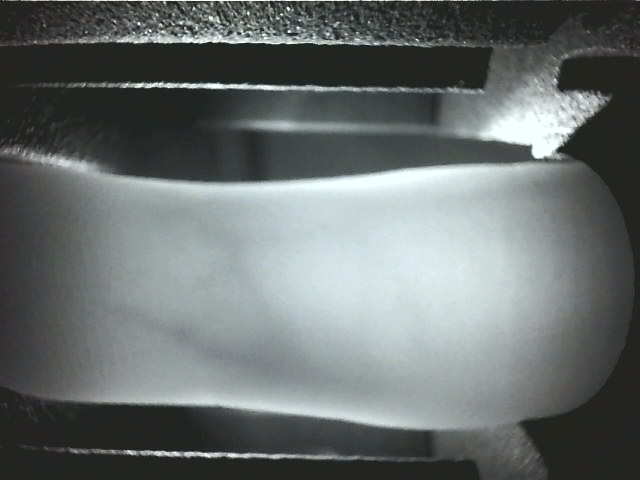
#> input picture finger vein/1/1.bmp, 640 x 480 px
$ python -i pre_process_finger.py   (imports and definitions only)
#> lines starting #> are read from the running program, lines starting #| are printed output that depends on the picture; after the words box and inside, x2 and y2 are one past the last pixel; in counts of white or black regions, pixels touching at a corner belong together
import cv2
import os
import matplotlib.pyplot as plt
import numpy as np
from cv2_util import draw_reticle
import gc

IMAGE_WIDTH = 640
IMAGE_HEIGHT = 480

# 该函数用于获取当前目录下的所有图片路径
# [20 lines left out: functions get_all_files, get_center_pixel_value, not called in this run]

# 该函数用于提取roi区域
def get_finger_vein_roi(img,draw_enable=False):
    # get_center_pixel_value(img)
    # 二值化处理
#> called with draw_enable = False
    _, binary = cv2.threshold(img, 110, 255, cv2.THRESH_BINARY + cv2.THRESH_OTSU)
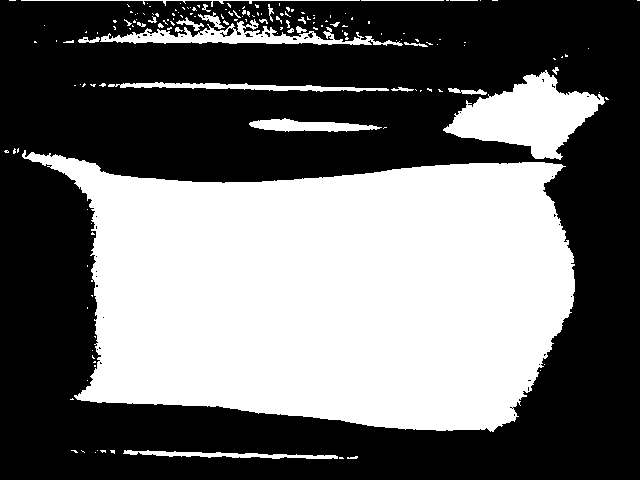
#> binary: shape (480, 640); 42% white; 165 white regions (136 under 20 px), largest, box (x1, y1, x2, y2) and area: (22, 150, 575, 432) 113767, (443, 70, 605, 160) 7281, (100, 19, 403, 46) 2686
    # 进行腐蚀和膨胀操作
    kernel = np.ones((5, 5), np.uint8)
    binary = cv2.erode(binary, kernel, iterations=1)
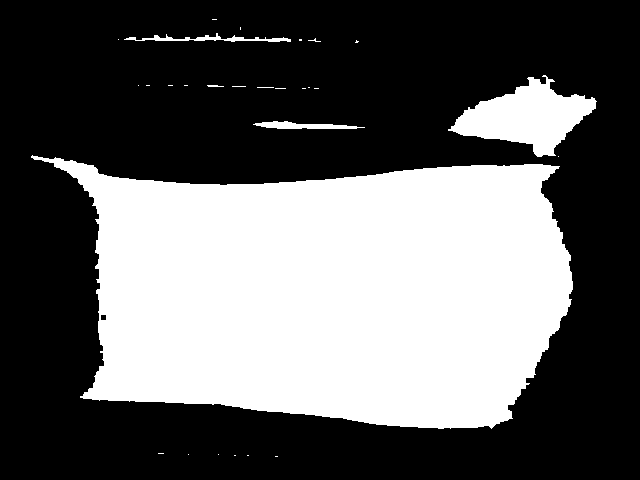
#> binary: shape (480, 640); 38% white; 28 white regions (23 under 20 px), largest, box (x1, y1, x2, y2) and area: (31, 155, 573, 429) 109528, (448, 75, 597, 157) 6045, (253, 121, 365, 129) 521, (124, 33, 291, 42) 514, (207, 85, 224, 87) 27
    binary = cv2.dilate(binary, kernel, iterations=1)
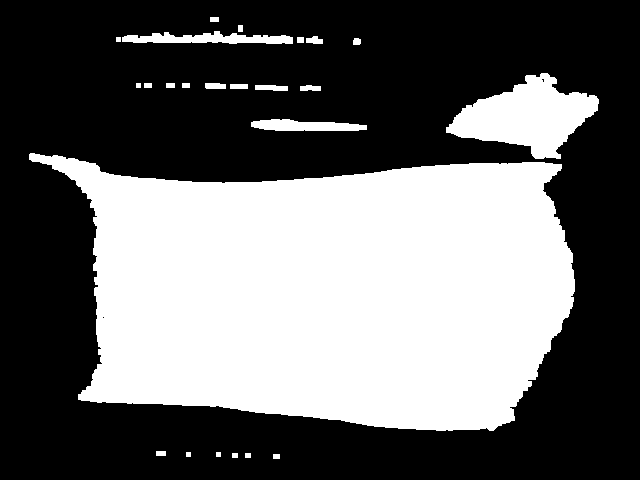
#> binary: shape (480, 640); 40.3% white; 24 white regions

    # binary = cv2.imread(binary_path, cv2.IMREAD_GRAYSCALE)
    # 找轮廓
    contours, hierarchy = cv2.findContours(binary, cv2.RETR_EXTERNAL, cv2.CHAIN_APPROX_SIMPLE)
#> contours = 24 contours, 4 with area under 20; largest, box (x1, y1, x2, y2) and area: (29, 153, 575, 431) 112516, (446, 73, 599, 159) 6910, (122, 31, 293, 44) 1170, (251, 119, 367, 131) 905, (255, 85, 288, 91) 131
    contours_area = []
    for contour in contours:
        # 获取轮廓的面积
        contours_area.append(cv2.contourArea(contour))
#> this loop made 24 passes
#> contour on passes 1, 2, 3, 4, 5, 6, 11, 13, 14, 15, 16, 19: [[273, 454], [273, 458], [279, 458], [279, 454]], [[245, 453], [245, 457], [250, 457], [250, 453]], [[232, 453], [232, 457], [237, 457], [237, 453]], [[216, 452], [216, 456], [220, 456], [220, 452]], [[186, 452], [186, 456], [190, 456], [190, 452]], [[156, 451], [156, 455], [165, 455], [165, 451]], [[230, 84], [230, 88], [247, 88], [247, 84]], [[182, 83], [182, 87], [189, 87], [189, 83]], [[166, 83], [166, 87], [174, 87], [174, 83]], [[144, 83], [144, 87], [151, 87], [151, 83]], [[136, 83], [136, 87], [140, 87], [140, 83]], [[297, 37], [297, 42], [303, 42], [303, 37]]
#> after the loop, contours_area = [24, 20, 20, 16, 16, 36, 112515.5, 905, 82, 131, 68, 94, 28, 32, 28, 16, 6909.5, 38.5, 30, 16, 79, 1169.5, 24, 32]
    # print(contours_area)
    max_contour_index = np.argmax(contours_area)
#> max_contour_index = 6
    # 找到外接矩形
    rect = cv2.boundingRect(contours[max_contour_index])
#> rect = (29, 153, 546, 278)
    # 绘制
    M = cv2.moments(contours[max_contour_index])
#> M = moments, m00 112515.5, centre m10/m00, m01/m00 = (329.1, 291.9)
    center_x = int(M['m10'] / M['m00'])
#> center_x = 329
    center_y = int(M['m01'] / M['m00'])
#> center_y = 291
    left_x = rect[0]
#> left_x = 29
    right_x = rect[0] + rect[2]
#> right_x = 575
    rect_center = (rect[0] + int(rect[2]/2), rect[1] + int(rect[3]/2))
#> rect_center = (302, 292)
    # 绘制roi区域
    if rect_center[1] < center_y:
        center_y += int((center_y - rect_center[1])*0.75)
    else:
        center_y -= int((rect_center[1] - center_y)*0.75)
    up_y = center_y - int(rect[3]*0.6 / 2)
#> up_y = 208
    down_y = center_y + int(rect[3]*0.6 / 2)
#> down_y = 374
    roi = img[up_y:down_y, left_x:right_x]
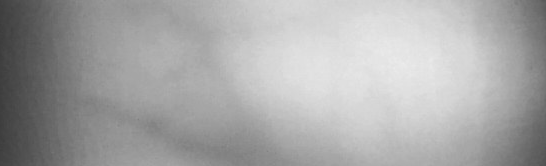
#> roi: shape (166, 546); min 60, max 237, mean 167
    if draw_enable:
        # 绘制轮廓的质心
        img = cv2.cvtColor(img, cv2.COLOR_GRAY2BGR)
        cv2.circle(img, (center_x, center_y), 5, (0, 0, 255), -1)
        cv2.rectangle(img, (rect[0], rect[1]), (rect[0] + rect[2], rect[1] + rect[3]), (0, 255, 0), 3)
        cv2.rectangle(img, (left_x, up_y), (right_x, down_y), (255, 0, 0), 3)
        cv2.imshow('rrr', img)
        cv2.waitKey(0)

        # 显示
        cv2.imshow('binary', binary)
        cv2.waitKey(0)
    return roi
    # cv2.imshow('img', img)
    # cv2.waitKey(0)
# [21 lines left out: function get_train_finger_dataset, not called in this run]
        # break

import cv2
import matplotlib.pyplot as plt
import numpy as np


# [44 lines left out: functions global_histogram_equalization, clahe_image, retinex_image, gray_normalization, not called in this run]


# [22 lines of commented-out code are left out]

# [7 lines not run here, left out]
    # [14 lines of commented-out code are left out]


>>> import cv2
>>> picture = cv2.imread('finger vein/1/1.bmp', cv2.IMREAD_GRAYSCALE)
>>> result = get_finger_vein_roi(picture)

$ run again, on finger vein/10/3.bmp
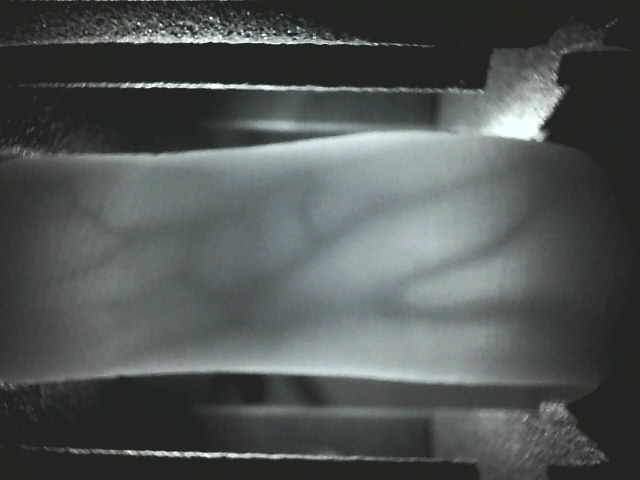
#> input picture finger vein/10/3.bmp, 640 x 480 px
#> in get_finger_vein_roi, `binary = cv2.dilate(binary, kernel, iterations=1)`:
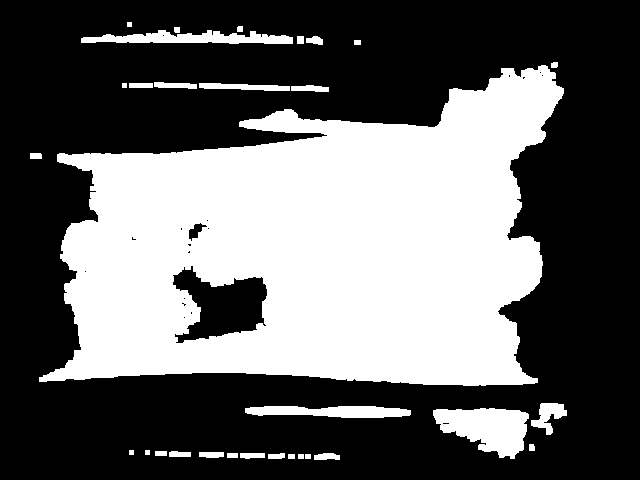
#> binary: shape (480, 640); 39.2% white; 31 white regions
#> contours = 31 contours, 4 with area under 20; largest, box (x1, y1, x2, y2) and area: (39, 65, 564, 386) 114158, (433, 408, 529, 459) 3034, (81, 30, 293, 44) 1592, (245, 406, 411, 418) 1357, (531, 403, 567, 435) 497
#> the loop in get_finger_vein_roi, `for contour in contours:` made 31 passes
#> contour on passes 1, 2, 3, 7, 10, 11, 12, 20: [[305, 454], [305, 458], [310, 458], [310, 454]], [[298, 454], [298, 458], [303, 458], [303, 454]], [[288, 454], [288, 458], [294, 458], [294, 454]], [[227, 453], [227, 457], [237, 457], [237, 453]], [[155, 451], [155, 455], [166, 455], [166, 451]], [[145, 450], [145, 454], [149, 454], [149, 450]], [[129, 450], [129, 454], [133, 454], [133, 450]], [[129, 83], [129, 87], [152, 87], [152, 83]]
#> after the loop in get_finger_vein_roi, `for contour in contours:`: contours_area = 31 values, max 114158 at index 22, min 16 at index 10, mean 3951.1
#> max_contour_index = 22
#> rect = (39, 65, 525, 321)
#> M = moments, m00 114158, centre m10/m00, m01/m00 = (315.1, 249.4)
#> center_x = 315
#> in get_finger_vein_roi, `center_y = int(M['m01'] / M['m00'])`: center_y = 249
#> left_x = 39
#> right_x = 564
#> rect_center = (301, 225)
#> in get_finger_vein_roi, `center_y += int((center_y - rect_center[1])*0.75)`: center_y = 267
#> up_y = 171
#> down_y = 363
#> in get_finger_vein_roi, `roi = img[up_y:down_y, left_x:right_x]`:
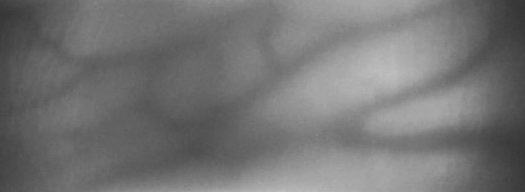
#> roi: shape (192, 525); min 51, max 191, mean 116.1

$ run again, on finger vein/2/1.bmp
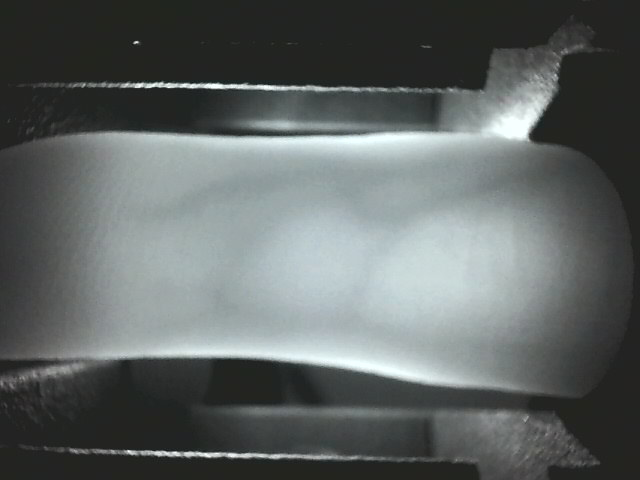
#> input picture finger vein/2/1.bmp, 640 x 480 px
#> in get_finger_vein_roi, `binary = cv2.dilate(binary, kernel, iterations=1)`:
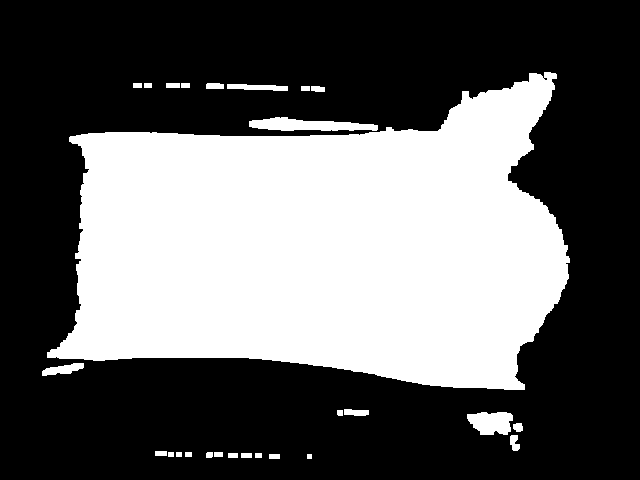
#> binary: shape (480, 640); 38.5% white; 27 white regions
#> contours = 27 contours, 1 with area under 20; largest, box (x1, y1, x2, y2) and area: (47, 72, 570, 390) 113440, (249, 117, 378, 131) 1055, (467, 412, 513, 435) 770, (42, 363, 84, 376) 268, (227, 84, 288, 91) 246
#> the loop in get_finger_vein_roi, `for contour in contours:` made 27 passes
#> contour on passes 1, 2, 3, 4, 5, 6, 8, 9: [[307, 454], [307, 458], [311, 458], [311, 454]], [[269, 454], [269, 458], [279, 458], [279, 454]], [[255, 453], [255, 457], [261, 457], [261, 453]], [[241, 453], [241, 457], [251, 457], [251, 453]], [[228, 453], [228, 457], [237, 457], [237, 453]], [[214, 452], [214, 456], [222, 456], [222, 452]], [[185, 452], [185, 456], [191, 456], [191, 452]], [[176, 452], [176, 456], [181, 456], [181, 452]]
#> after the loop in get_finger_vein_roi, `for contour in contours:`: contours_area = 27 values, max 113440 at index 26, min 16 at index 0, mean 4322.6
#> max_contour_index = 26
#> rect = (47, 72, 523, 318)
#> M = moments, m00 113440, centre m10/m00, m01/m00 = (322.6, 246.9)
#> center_x = 322
#> in get_finger_vein_roi, `center_y = int(M['m01'] / M['m00'])`: center_y = 246
#> left_x = 47
#> right_x = 570
#> rect_center = (308, 231)
#> in get_finger_vein_roi, `center_y += int((center_y - rect_center[1])*0.75)`: center_y = 257
#> up_y = 162
#> down_y = 352
#> in get_finger_vein_roi, `roi = img[up_y:down_y, left_x:right_x]`:
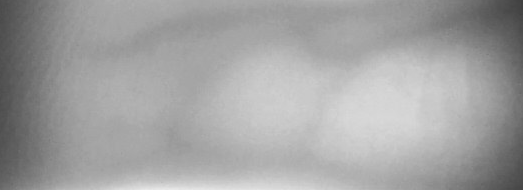
#> roi: shape (190, 523); min 64, max 233, mean 161.8
